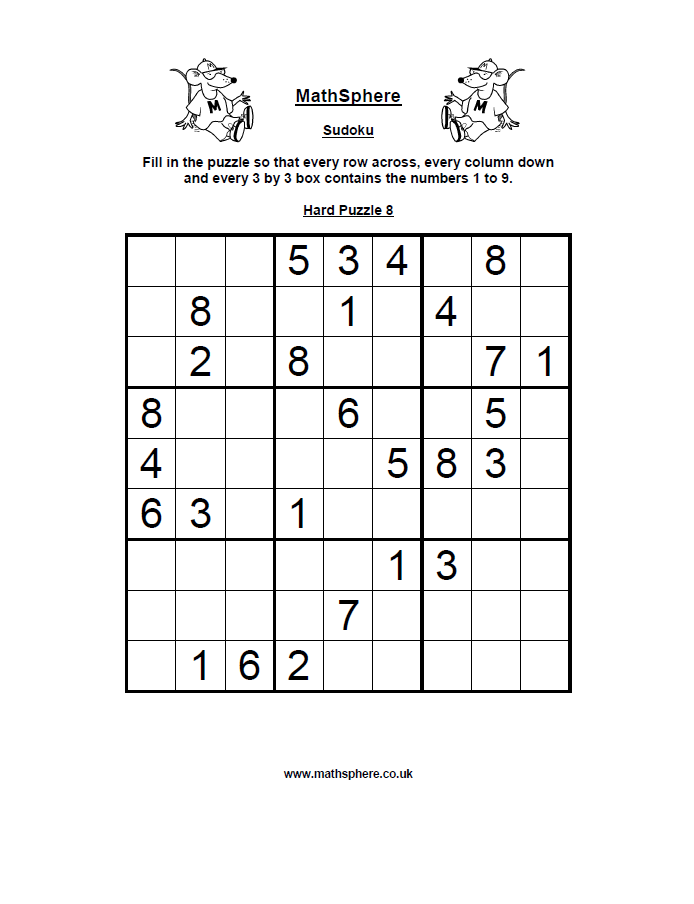
#> input picture test/input.jpg, 694 x 904 px, found by its file name
$ python detect.py
#> lines starting #> are read from the running program, lines starting #| are printed output that depends on the picture; after the words box and inside, x2 and y2 are one past the last pixel; in counts of white or black regions, pixels touching at a corner belong together
# OpenCV for image processing
#
# Copyright 2025 Leo Yeh
#
# Licensed under the Apache License, Version 2.0 (the "License");
# you may not use this file except in compliance with the License.
# You may obtain a copy of the License at
#
#     http://www.apache.org/licenses/LICENSE-2.0
#
# Unless required by applicable law or agreed to in writing, software
# distributed under the License is distributed on an "AS IS" BASIS,
# WITHOUT WARRANTIES OR CONDITIONS OF ANY KIND, either express or implied.
# See the License for the specific language governing permissions and
# limitations under the License.

import cv2 as cv
import numpy as np

# Reorder the rectangle points
def reorder_points(pts):
    pts = pts.reshape((4, 2))
    new_pts = np.zeros((4, 2), dtype="float32")

    s = pts.sum(axis=1)
    new_pts[0] = pts[np.argmin(s)]
    new_pts[2] = pts[np.argmax(s)]

    diff = np.diff(pts, axis=1)
    new_pts[1] = pts[np.argmin(diff)]
    new_pts[3] = pts[np.argmax(diff)]

    return new_pts

img = cv.imread("./test/input.jpg")
#> img is the input picture: shape (904, 694, 3); mean B, G, R 242.8, 242.8, 242.8

gray = cv.cvtColor(img, cv.COLOR_BGR2GRAY)
blur = cv.GaussianBlur(gray, (5,5), 0)
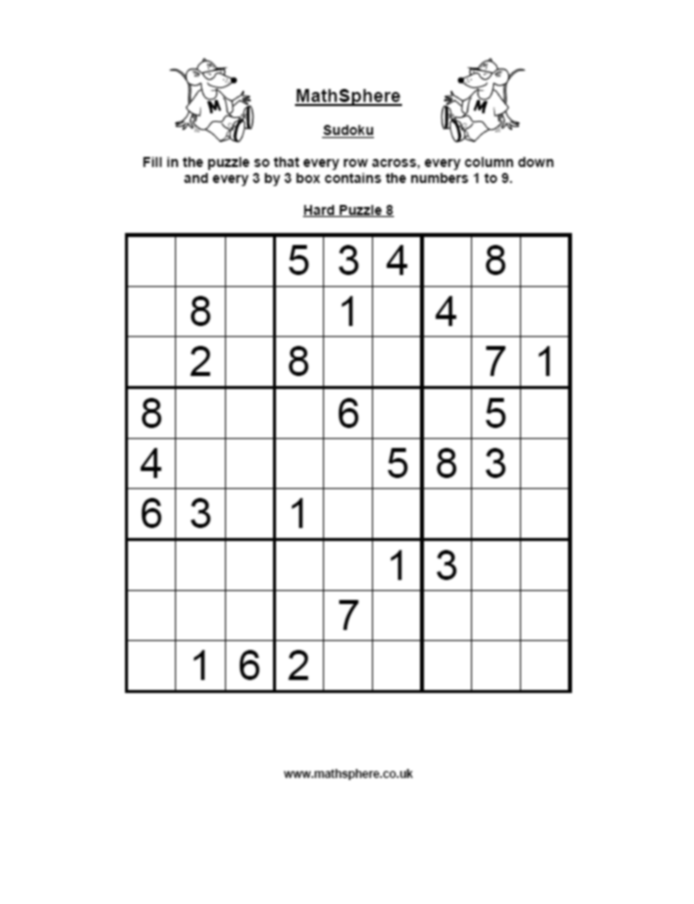
#> blur: shape (904, 694); min 0, max 255, mean 242.8
canny = cv.Canny(blur, 125, 175)
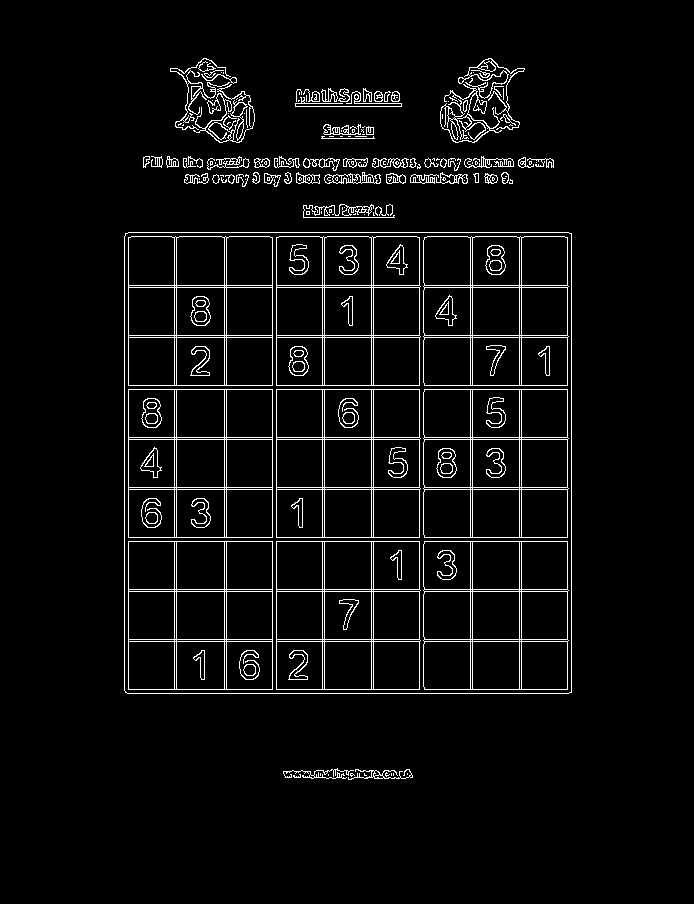
#> canny: shape (904, 694); 4.6% white in thin lines or dots, all inside (x1, y1, x2, y2) = (124, 58, 572, 780)
thresh = cv.adaptiveThreshold(canny, 255, cv.ADAPTIVE_THRESH_GAUSSIAN_C, cv.THRESH_BINARY_INV, 5, 2)
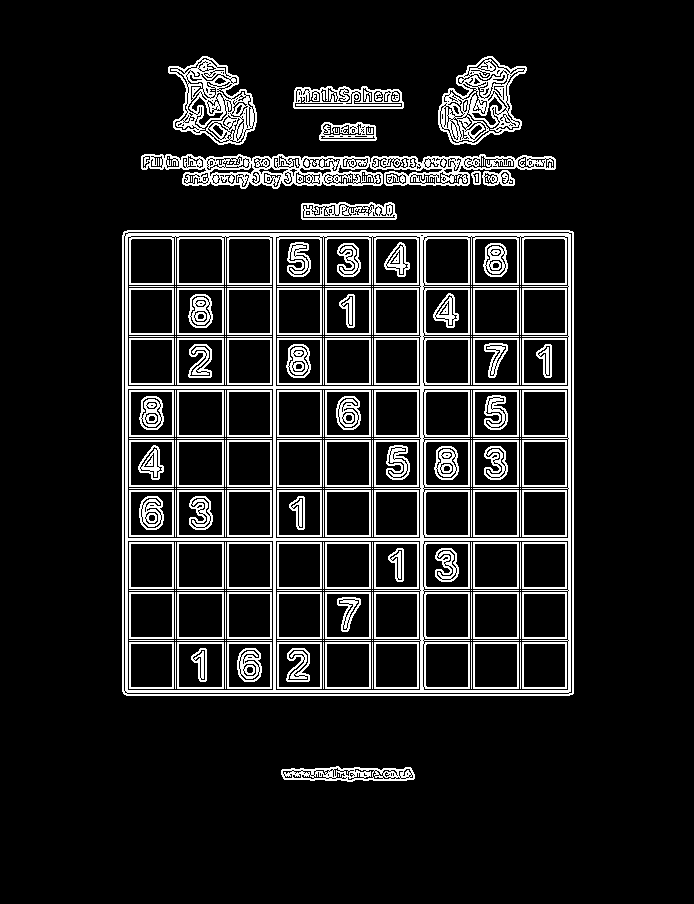
#> thresh: shape (904, 694); 12.4% white in thin lines or dots, all inside (x1, y1, x2, y2) = (122, 56, 574, 782)

blank = np.zeros(img.shape, dtype="uint8")
contours, hierarchies = cv.findContours(thresh, cv.RETR_LIST, cv.CHAIN_APPROX_SIMPLE)
#> contours = 1542 contours, 1006 with area under 20; largest, box (x1, y1, x2, y2) and area: (122, 230, 574, 696) 209692, (127, 540, 274, 691) 21898, (127, 388, 274, 539) 21898, (275, 540, 421, 691) 21746, (275, 388, 421, 539) 21746
print(f"{len(contours)} contour(s) found!")
#| 1542 contour(s) found!
cv.drawContours(blank, contours, -1, (255, 255, 255), 1)
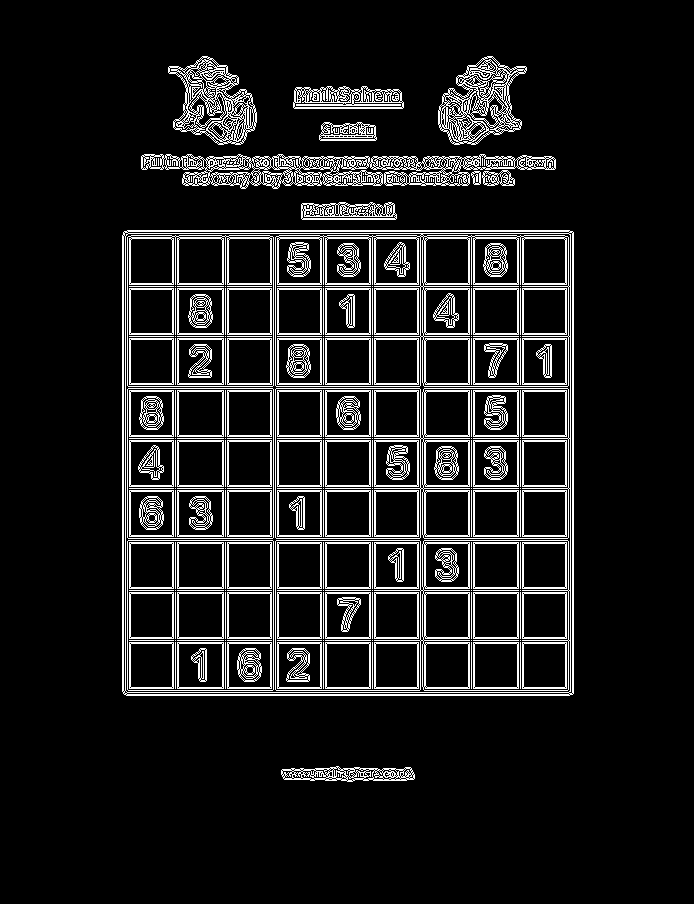
#> blank: shape (904, 694, 3); 10.8% white in thin lines or dots, all inside (x1, y1, x2, y2) = (122, 56, 574, 782)

# Find the maximum rectangle
max_area = 0
sudoku_contour = None
for contour in contours:
    area = cv.contourArea(contour)
    if area > 1000: # avoid the noice
        peri = cv.arcLength(contour, True)
        approx = cv.approxPolyDP(contour, 0.02 * peri, True)
        if len(approx) == 4 and area > max_area:
            sudoku_contour = approx
            max_area = area
#> this loop made 1542 passes
#> (area, peri, sudoku_contour, max_area) on passes 66, 92, 93, 100, 102, 104, 113: (1503.5, 296, [[281, 770], [284, 779], [414, 778], [410, 767]], 1503.5), (1846, 169.7, [[524, 643], [565, 644], [564, 687], [523, 686]], 1846), (1890, 171.7, [[474, 644], [516, 643], [517, 686], [475, 687]], 1890), (1934, 173.7, [[178, 644], [221, 643], [222, 686], [179, 687]], 1934), (2024, 180, [[522, 642], [522, 688], [566, 688], [566, 642]], 2024), (2070, 182, [[473, 642], [473, 688], [518, 688], [518, 642]], 2070), (2116, 184, [[177, 642], [177, 688], [223, 688], [223, 642]], 2116)
#> (area, peri, approx) on passes 94, 96, 97, 98, 99, 101: (1887, 170.5, [[427, 643], [468, 644], [467, 687], [425, 685]]), (1846, 169.7, [[376, 643], [417, 644], [416, 687], [375, 686]]), (1890, 171.7, [[326, 644], [368, 643], [369, 686], [327, 687]]), (1846, 169.7, [[279, 643], [320, 644], [319, 687], [278, 686]]), (1846, 169.7, [[229, 643], [270, 644], [269, 687], [228, 686]]), (1846, 169.7, [[131, 643], [172, 644], [171, 687], [130, 686]])
#> after the loop, max_area = 209692; sudoku_contour = [[124, 231], [123, 693], [572, 694], [573, 232]]

src_pts = reorder_points(sudoku_contour)
#> in reorder_points, `s = pts.sum(axis=1)`: s = [355, 816, 1266, 805]
#> in reorder_points, `diff = np.diff(pts, axis=1)`: diff = [107, 570, 122, -341]
#> src_pts = [[124, 231], [573, 232], [572, 694], [123, 693]]
# Resolution 28 x 28
dst_pts = np.array([
    [0, 0],
    [324, 0],
    [324, 324],
    [0, 324]
], dtype="float32")

M = cv.getPerspectiveTransform(src_pts, dst_pts)
#> M = [[0.722, 0.00156, -89.84], [-0.00156, 0.701, -161.8], [2.93e-19, 1.43e-19, 1]]
warped = cv.warpPerspective(gray, M, (324, 324))
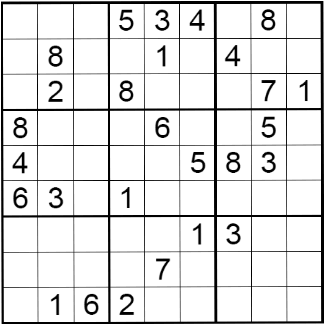
#> warped: shape (324, 324); min 0, max 255, mean 226.2
cv.imwrite("./bin/sudoku_warpped.jpg", warped)
